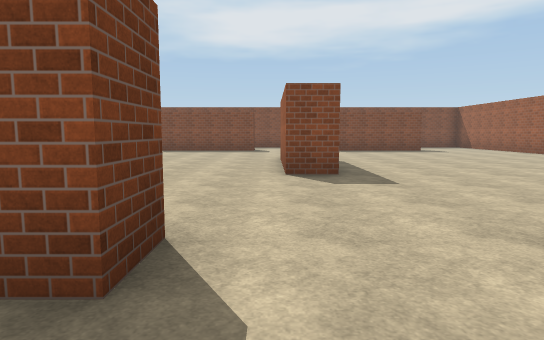
[1] (above)

16 first-person views from a walk through a Unity game level. The camera is 1.5 m above the floor, tilts 6° down and sees 75° across. The floor is counted in squares, 2 m on a side. Each view is taken from the middle of a square. On the plan, view 1 faces up. The plan holds only what a view shows up to about 11 squares ahead; the rest is blank. The place goes on beyond the plan. The player character is not drawn. Surface patterns are stand-ins for the level's own textures.

[2]
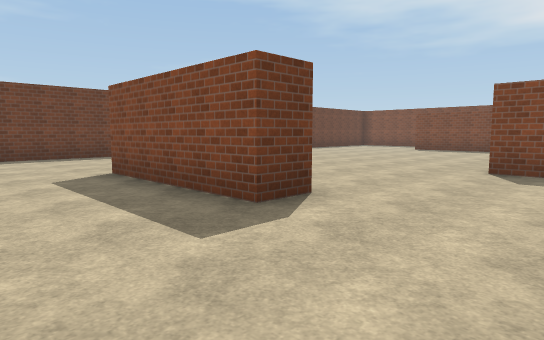

[3]
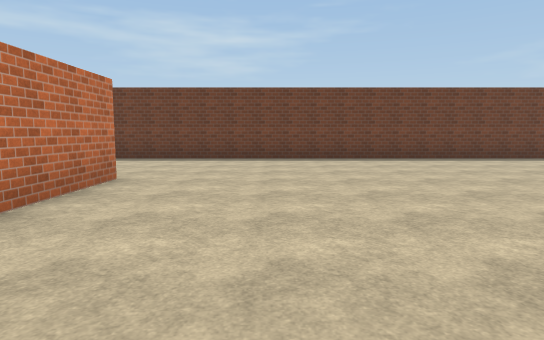

[4]
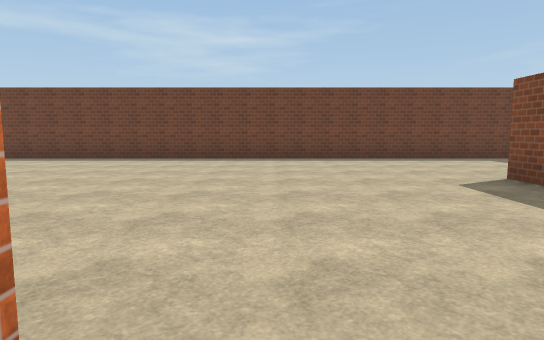

[5]
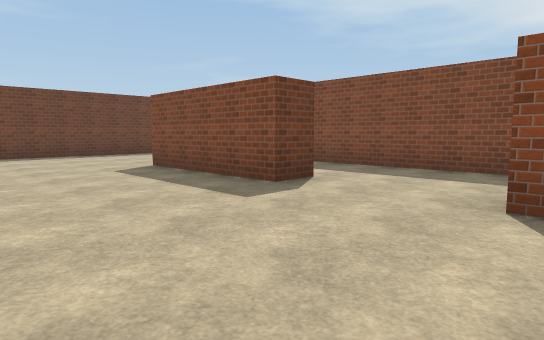

[6]
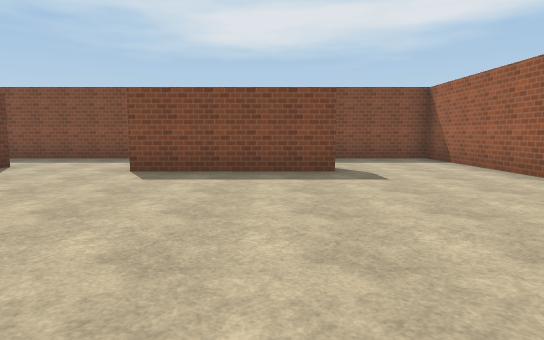

[7]
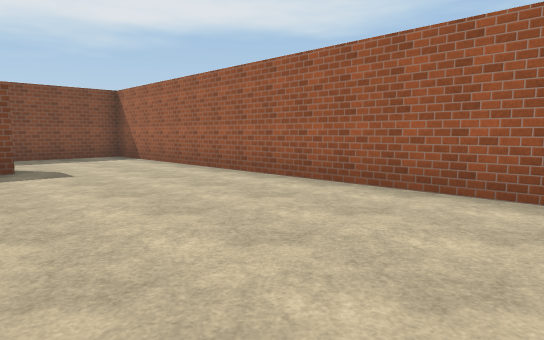

[8]
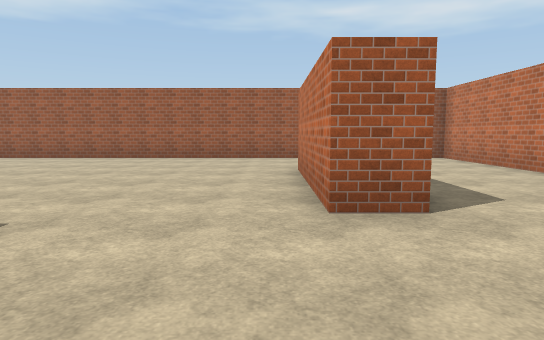

[9]
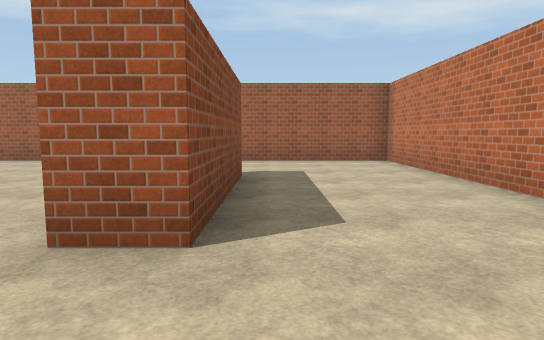

[10]
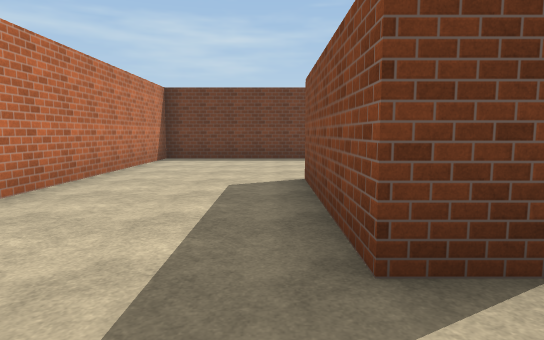

[11]
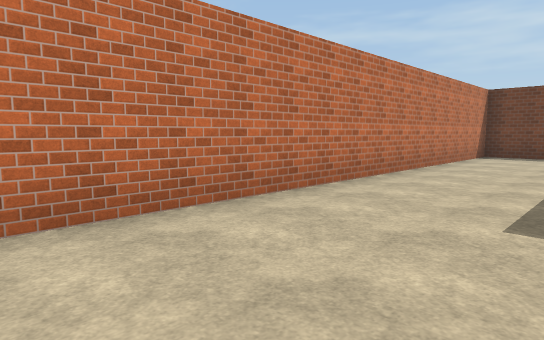

[12]
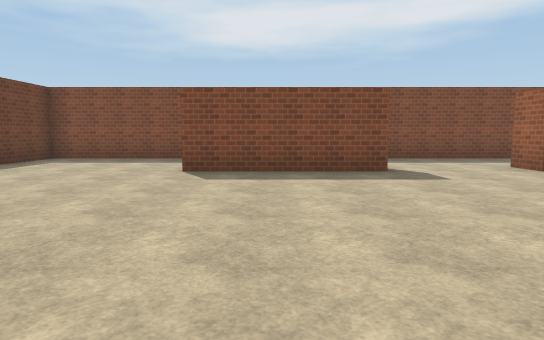

[13]
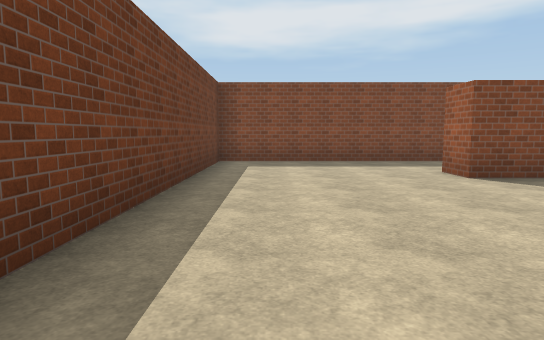

[14]
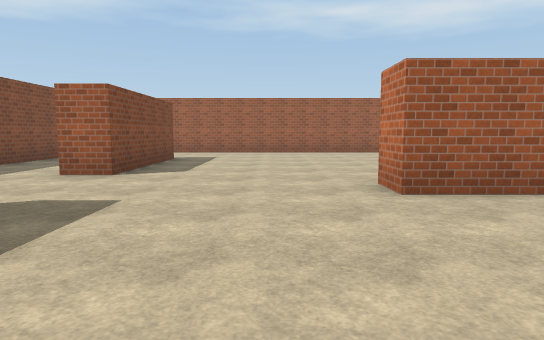

[15]
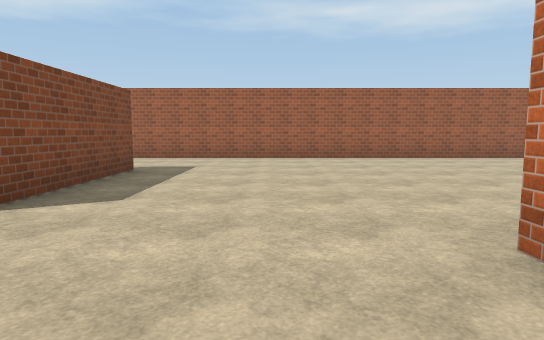

[16]
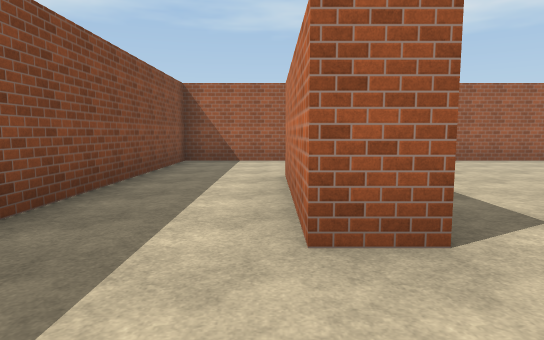

### Floor plan
Points are (right, up) in squares from view 1. A wall is a line through its corners. A room is listed if a view was taken in it or the views show most of it. See-through windows are left out.
Room 1 (views 1, 2, 3, 4, 5, 6, 7, 8, 9, 10, 11, 12, 13, 14, 15, 16)
walls: (0.2, 9.5) (0.2, 10.4) (1.2, 10.4); (1.2, 6.4) (0.2, 6.4) (0.2, 7.2); (-0.8, 2.5) (-0.8, 1.5) (-4.8, 1.5); (-0.8, 15.9) (-0.8, 14.8) (-4.7, 14.8) (-4.7, 15.9); (-4.8, 2.5) (-2.2, 2.5); (6.2, 14.8) (2.2, 14.8) (2.2, 15.8) (6, 15.8); (6.2, 1.5) (2.2, 1.5) (2.2, 2.5) (6.2, 2.5); (-9.4, 18.3) (-9.4, -2.1) (9.5, -2.1) (9.5, 18.3) (-9.4, 18.3)

Positions as (right, up) in squares from view 1, and headings:
1: (0, 0), facing up
2: (2, -1), facing up-left
3: (1, 5), facing left
4: (1, 11), facing left
5: (3, 11), facing up-left
6: (5, 8), facing up
7: (5, 7), facing up-right
8: (-1, 3), facing right
9: (0, 1), facing right
10: (1, 1), facing left
11: (3, 1), facing down-left
12: (-3, 8), facing up
13: (-8, 9), facing up
14: (-4, 12), facing right
15: (-1, 12), facing right
16: (0, 16), facing right
